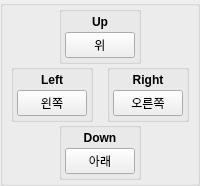
            <widget class="QGroupBox" name="grp_ControlPad_2">
             <property name="sizePolicy">
              <sizepolicy hsizetype="Fixed" vsizetype="Fixed">
               <horstretch>0</horstretch>
               <verstretch>0</verstretch>
              </sizepolicy>
             </property>
             <property name="title">
              <string/>
             </property>
             <property name="flat">
              <bool>false</bool>
             </property>
             <property name="checkable">
              <bool>false</bool>
             </property>
             <layout class="QVBoxLayout" name="verticalLayout_6">
              <property name="spacing">
               <number>0</number>
              </property>
              <property name="leftMargin">
               <number>3</number>
              </property>
              <property name="topMargin">
               <number>0</number>
              </property>
              <property name="rightMargin">
               <number>3</number>
              </property>
              <property name="bottomMargin">
               <number>3</number>
              </property>
              <item>
               <widget class="QWidget" name="widget_Up_2" native="true">
                <layout class="QHBoxLayout" name="horizontalLayout_25">
                 <property name="spacing">
                  <number>0</number>
                 </property>
                 <property name="leftMargin">
                  <number>0</number>
                 </property>
                 <property name="topMargin">
                  <number>0</number>
                 </property>
                 <property name="rightMargin">
                  <number>0</number>
                 </property>
                 <property name="bottomMargin">
                  <number>0</number>
                 </property>
                 <item>
                  <spacer name="spacer_13">
                   <property name="orientation">
                    <enum>Qt::Horizontal</enum>
                   </property>
                   <property name="sizeHint" stdset="0">
                    <size>
                     <width>20</width>
                     <height>20</height>
                    </size>
                   </property>
                  </spacer>
                 </item>
                 <item alignment="Qt::AlignHCenter">
                  <widget class="QGroupBox" name="grp_Up_2">
                   <property name="title">
                    <string/>
                   </property>
                   <property name="alignment">
                    <set>Qt::AlignCenter</set>
                   </property>
                   <layout class="QVBoxLayout" name="buttonDpadUpVerticalLayout_2">
                    <property name="spacing">
                     <number>3</number>
                    </property>
                    <property name="leftMargin">
                     <number>3</number>
                    </property>
                    <property name="topMargin">
                     <number>3</number>
                    </property>
                    <property name="rightMargin">
                     <number>3</number>
                    </property>
                    <property name="bottomMargin">
                     <number>3</number>
                    </property>
                    <item>
                     <widget class="QLabel" name="label_23">
                      <property name="text">
                       <string>&lt;html&gt;&lt;head/&gt;&lt;body&gt;&lt;p&gt;&lt;span style=" font-weight:600;"&gt;Up&lt;/span&gt;&lt;/p&gt;&lt;/body&gt;&lt;/html&gt;</string>
                      </property>
                      <property name="alignment">
                       <set>Qt::AlignCenter</set>
                      </property>
                     </widget>
                    </item>
                    <item>
                     <widget class="QPushButton" name="btnJoyUp">
                      <property name="minimumSize">
                       <size>
                        <width>70</width>
                        <height>0</height>
                       </size>
                      </property>
                      <property name="maximumSize">
                       <size>
                        <width>68</width>
                        <height>16777215</height>
                       </size>
                      </property>
                      <property name="styleSheet">
                       <string notr="true">min-width: 68px;</string>
                      </property>
                      <property name="text">
                       <string>위</string>
                      </property>
                     </widget>
                    </item>
                   </layout>
                  </widget>
                 </item>
                 <item>
                  <spacer name="spacer_14">
                   <property name="orientation">
                    <enum>Qt::Horizontal</enum>
                   </property>
                   <property name="sizeHint" stdset="0">
                    <size>
                     <width>20</width>
                     <height>20</height>
                    </size>
                   </property>
                  </spacer>
                 </item>
                </layout>
               </widget>
              </item>
              <item>
               <layout class="QHBoxLayout" name="layout_LeftRight_2">
                <property name="spacing">
                 <number>3</number>
                </property>
                <item alignment="Qt::AlignHCenter">
                 <widget class="QGroupBox" name="grp_Left_2">
                  <property name="title">
                   <string/>
                  </property>
                  <property name="alignment">
                   <set>Qt::AlignCenter</set>
                  </property>
                  <layout class="QVBoxLayout" name="buttonDpadLeftVerticalLayout_4">
                   <property name="spacing">
                    <number>3</number>
                   </property>
                   <property name="leftMargin">
                    <number>3</number>
                   </property>
                   <property name="topMargin">
                    <number>3</number>
                   </property>
                   <property name="rightMargin">
                    <number>3</number>
                   </property>
                   <property name="bottomMargin">
                    <number>3</number>
                   </property>
                   <item>
                    <widget class="QLabel" name="label_22">
                     <property name="text">
                      <string>&lt;html&gt;&lt;head/&gt;&lt;body&gt;&lt;p&gt;&lt;span style=" font-weight:600;"&gt;Left&lt;/span&gt;&lt;/p&gt;&lt;/body&gt;&lt;/html&gt;</string>
                     </property>
                     <property name="alignment">
                      <set>Qt::AlignCenter</set>
                     </property>
                    </widget>
                   </item>
                   <item>
                    <widget class="QPushButton" name="btnJoyLeft">
                     <property name="minimumSize">
                      <size>
                       <width>70</width>
                       <height>0</height>
                      </size>
                     </property>
                     <property name="maximumSize">
                      <size>
                       <width>68</width>
                       <height>16777215</height>
                      </size>
                     </property>
                     <property name="styleSheet">
                      <string notr="true">min-width: 68px;</string>
                     </property>
                     <property name="text">
                      <string>왼쪽</string>
                     </property>
                    </widget>
                   </item>
                  </layout>
                 </widget>
                </item>
                <item alignment="Qt::AlignHCenter">
                 <widget class="QGroupBox" name="grp_Right_2">
                  <property name="title">
                   <string/>
                  </property>
                  <property name="alignment">
                   <set>Qt::AlignCenter</set>
                  </property>
                  <layout class="QVBoxLayout" name="buttonDpadRightVerticalLayout_4">
                   <property name="spacing">
                    <number>3</number>
                   </property>
                   <property name="leftMargin">
                    <number>3</number>
                   </property>
                   <property name="topMargin">
                    <number>3</number>
                   </property>
                   <property name="rightMargin">
                    <number>3</number>
                   </property>
                   <property name="bottomMargin">
                    <number>3</number>
                   </property>
                   <item>
                    <widget class="QLabel" name="label_30">
                     <property name="text">
                      <string>&lt;html&gt;&lt;head/&gt;&lt;body&gt;&lt;p&gt;&lt;span style=" font-weight:600;"&gt;Right&lt;/span&gt;&lt;/p&gt;&lt;/body&gt;&lt;/html&gt;</string>
                     </property>
                     <property name="alignment">
                      <set>Qt::AlignCenter</set>
                     </property>
                    </widget>
                   </item>
                   <item>
                    <widget class="QPushButton" name="btnJoyRight">
                     <property name="minimumSize">
                      <size>
                       <width>70</width>
                       <height>0</height>
                      </size>
                     </property>
                     <property name="maximumSize">
                      <size>
                       <width>68</width>
                       <height>16777215</height>
                      </size>
                     </property>
                     <property name="styleSheet">
                      <string notr="true">min-width: 68px;</string>
                     </property>
                     <property name="text">
                      <string>오른쪽</string>
                     </property>
                    </widget>
                   </item>
                  </layout>
                 </widget>
                </item>
               </layout>
              </item>
              <item>
               <widget class="QWidget" name="widget_Down_2" native="true">
                <layout class="QHBoxLayout" name="horizontalLayout_26">
                 <property name="spacing">
                  <number>0</number>
                 </property>
                 <property name="leftMargin">
                  <number>0</number>
                 </property>
                 <property name="topMargin">
                  <number>0</number>
                 </property>
                 <property name="rightMargin">
                  <number>0</number>
                 </property>
                 <property name="bottomMargin">
                  <number>0</number>
                 </property>
                 <item>
                  <spacer name="spacer_15">
                   <property name="orientation">
                    <enum>Qt::Horizontal</enum>
                   </property>
                   <property name="sizeHint" stdset="0">
                    <size>
                     <width>20</width>
                     <height>20</height>
                    </size>
                   </property>
                  </spacer>
                 </item>
                 <item alignment="Qt::AlignHCenter">
                  <widget class="QGroupBox" name="grp_Down_2">
                   <property name="title">
                    <string/>
                   </property>
                   <property name="alignment">
                    <set>Qt::AlignCenter</set>
                   </property>
                   <layout class="QVBoxLayout" name="buttonDpadDownVerticalLayout_2">
                    <property name="spacing">
                     <number>3</number>
                    </property>
                    <property name="leftMargin">
                     <number>3</number>
                    </property>
                    <property name="topMargin">
                     <number>3</number>
                    </property>
                    <property name="rightMargin">
                     <number>3</number>
                    </property>
                    <property name="bottomMargin">
                     <number>3</number>
                    </property>
                    <item>
                     <widget class="QLabel" name="label_31">
                      <property name="text">
                       <string>&lt;html&gt;&lt;head/&gt;&lt;body&gt;&lt;p&gt;&lt;span style=" font-weight:600;"&gt;Down&lt;/span&gt;&lt;/p&gt;&lt;/body&gt;&lt;/html&gt;</string>
                      </property>
                      <property name="alignment">
                       <set>Qt::AlignCenter</set>
                      </property>
                     </widget>
                    </item>
                    <item>
                     <widget class="QPushButton" name="btnJoyDown">
                      <property name="minimumSize">
                       <size>
                        <width>70</width>
                        <height>0</height>
                       </size>
                      </property>
                      <property name="maximumSize">
                       <size>
                        <width>68</width>
                        <height>16777215</height>
                       </size>
                      </property>
                      <property name="styleSheet">
                       <string notr="true">min-width: 68px;</string>
                      </property>
                      <property name="text">
                       <string>아래</string>
                      </property>
                     </widget>
                    </item>
                   </layout>
                  </widget>
                 </item>
                 <item>
                  <spacer name="spacer_16">
                   <property name="orientation">
                    <enum>Qt::Horizontal</enum>
                   </property>
                   <property name="sizeHint" stdset="0">
                    <size>
                     <width>20</width>
                     <height>20</height>
                    </size>
                   </property>
                  </spacer>
                 </item>
                </layout>
               </widget>
              </item>
             </layout>
            </widget>
